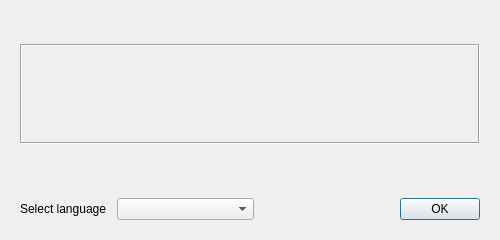
<?xml version="1.0" encoding="UTF-8"?>
<ui version="4.0">
 <class>MnemonicDialog</class>
 <widget class="QDialog" name="MnemonicDialog">
  <property name="geometry">
   <rect>
    <x>0</x>
    <y>0</y>
    <width>500</width>
    <height>240</height>
   </rect>
  </property>
  <property name="sizePolicy">
   <sizepolicy hsizetype="Preferred" vsizetype="Preferred">
    <horstretch>0</horstretch>
    <verstretch>0</verstretch>
   </sizepolicy>
  </property>
  <property name="minimumSize">
   <size>
    <width>500</width>
    <height>200</height>
   </size>
  </property>
  <property name="maximumSize">
   <size>
    <width>500</width>
    <height>300</height>
   </size>
  </property>
  <property name="windowTitle">
   <string/>
  </property>
  <layout class="QVBoxLayout" name="verticalLayout">
   <property name="spacing">
    <number>10</number>
   </property>
   <property name="leftMargin">
    <number>20</number>
   </property>
   <property name="topMargin">
    <number>20</number>
   </property>
   <property name="rightMargin">
    <number>20</number>
   </property>
   <property name="bottomMargin">
    <number>20</number>
   </property>
   <item>
    <widget class="WalletGui::WalletSmallGrayTextLabel" name="m_descriptionLabel">
     <property name="text">
      <string/>
     </property>
     <property name="wordWrap">
      <bool>true</bool>
     </property>
    </widget>
   </item>
   <item>
    <widget class="WalletGui::WalletExtraNormalBlackTextLabel" name="m_textLabel">
     <property name="sizePolicy">
      <sizepolicy hsizetype="Preferred" vsizetype="Preferred">
       <horstretch>0</horstretch>
       <verstretch>0</verstretch>
      </sizepolicy>
     </property>
     <property name="minimumSize">
      <size>
       <width>0</width>
       <height>100</height>
      </size>
     </property>
     <property name="font">
      <font>
       <weight>75</weight>
       <bold>true</bold>
      </font>
     </property>
     <property name="frameShape">
      <enum>QFrame::Box</enum>
     </property>
     <property name="frameShadow">
      <enum>QFrame::Sunken</enum>
     </property>
     <property name="text">
      <string/>
     </property>
     <property name="alignment">
      <set>Qt::AlignCenter</set>
     </property>
     <property name="wordWrap">
      <bool>true</bool>
     </property>
     <property name="textInteractionFlags">
      <set>Qt::LinksAccessibleByMouse|Qt::TextSelectableByKeyboard|Qt::TextSelectableByMouse</set>
     </property>
    </widget>
   </item>
   <item>
    <spacer name="verticalSpacer_3">
     <property name="orientation">
      <enum>Qt::Vertical</enum>
     </property>
     <property name="sizeType">
      <enum>QSizePolicy::MinimumExpanding</enum>
     </property>
     <property name="sizeHint" stdset="0">
      <size>
       <width>20</width>
       <height>5</height>
      </size>
     </property>
    </spacer>
   </item>
   <item>
    <layout class="QHBoxLayout" name="horizontalLayout">
     <item>
      <widget class="QLabel" name="m_languageLabel">
       <property name="text">
        <string>Select language</string>
       </property>
      </widget>
     </item>
     <item>
      <widget class="QComboBox" name="m_languageCombo">
       <property name="sizePolicy">
        <sizepolicy hsizetype="Expanding" vsizetype="Fixed">
         <horstretch>0</horstretch>
         <verstretch>0</verstretch>
        </sizepolicy>
       </property>
      </widget>
     </item>
     <item>
      <spacer name="horizontalSpacer">
       <property name="orientation">
        <enum>Qt::Horizontal</enum>
       </property>
       <property name="sizeHint" stdset="0">
        <size>
         <width>40</width>
         <height>20</height>
        </size>
       </property>
      </spacer>
     </item>
     <item>
      <widget class="WalletGui::WalletOkButton" name="m_okButton">
       <property name="text">
        <string>OK</string>
       </property>
      </widget>
     </item>
    </layout>
   </item>
  </layout>
 </widget>
 <customwidgets>
  <customwidget>
   <class>WalletGui::WalletSmallGrayTextLabel</class>
   <extends>QLabel</extends>
   <header>Gui/Common/WalletTextLabel.h</header>
  </customwidget>
  <customwidget>
   <class>WalletGui::WalletOkButton</class>
   <extends>QPushButton</extends>
   <header>Gui/Common/WalletOkButton.h</header>
  </customwidget>
  <customwidget>
   <class>WalletGui::WalletExtraNormalBlackTextLabel</class>
   <extends>QLabel</extends>
   <header>Gui/Common/WalletTextLabel.h</header>
  </customwidget>
 </customwidgets>
 <resources/>
 <connections>
  <connection>
   <sender>m_okButton</sender>
   <signal>clicked()</signal>
   <receiver>MnemonicDialog</receiver>
   <slot>accept()</slot>
   <hints>
    <hint type="sourcelabel">
     <x>373</x>
     <y>87</y>
    </hint>
    <hint type="destinationlabel">
     <x>240</x>
     <y>57</y>
    </hint>
   </hints>
  </connection>
  <connection>
   <sender>m_languageCombo</sender>
   <signal>currentIndexChanged(QString)</signal>
   <receiver>MnemonicDialog</receiver>
   <slot>languageChanged()</slot>
   <hints>
    <hint type="sourcelabel">
     <x>126</x>
     <y>170</y>
    </hint>
    <hint type="destinationlabel">
     <x>240</x>
     <y>119</y>
    </hint>
   </hints>
  </connection>
 </connections>
</ui>
